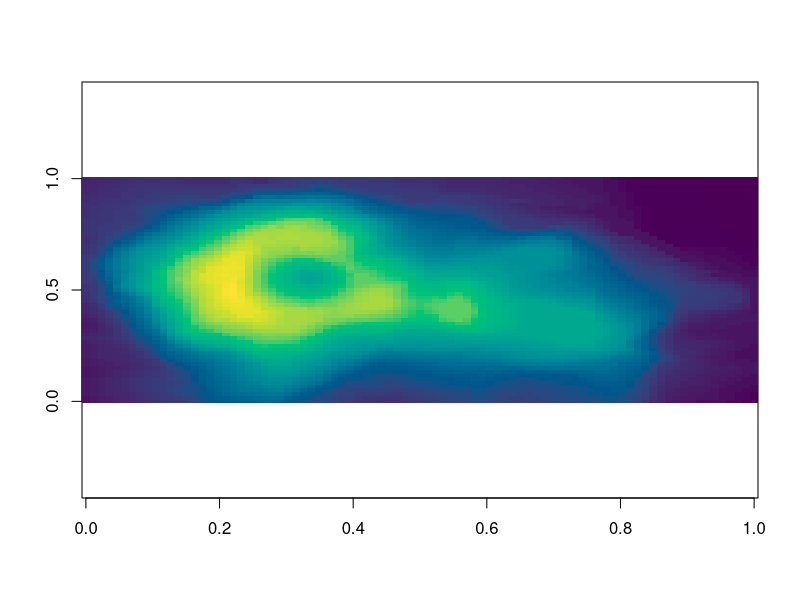
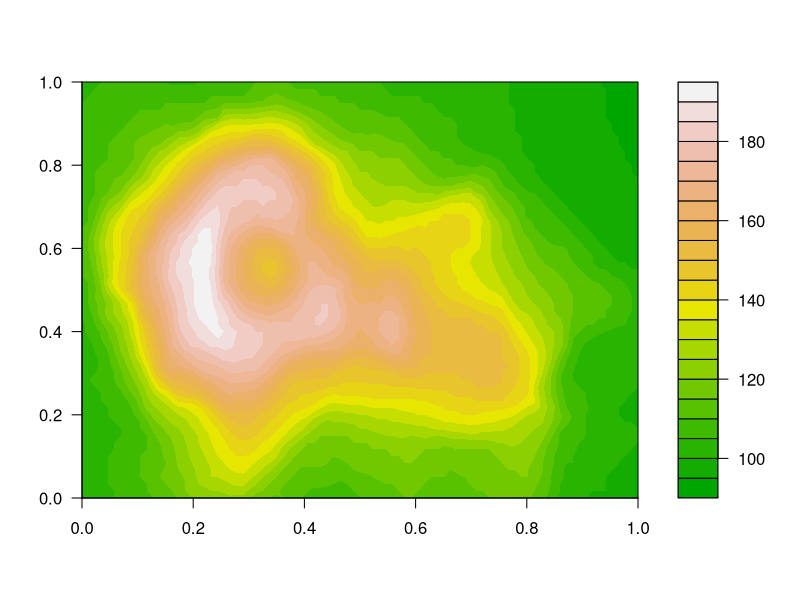
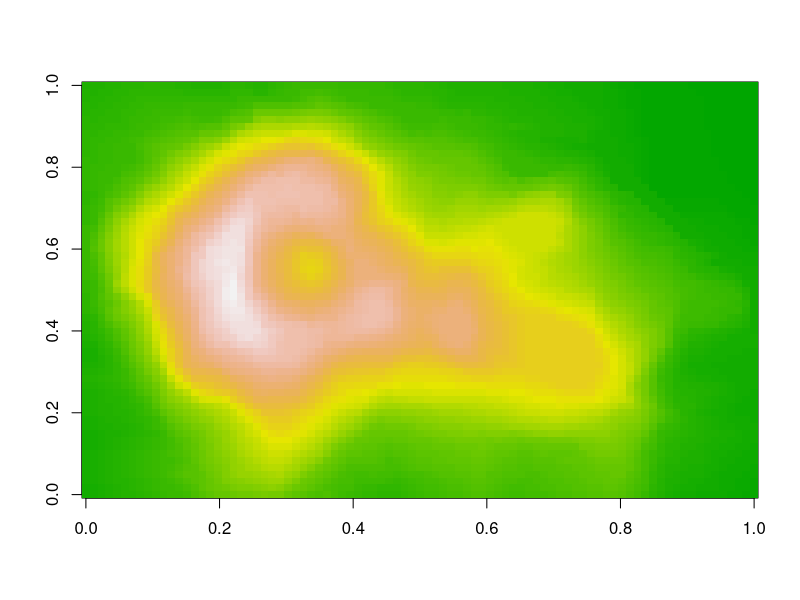
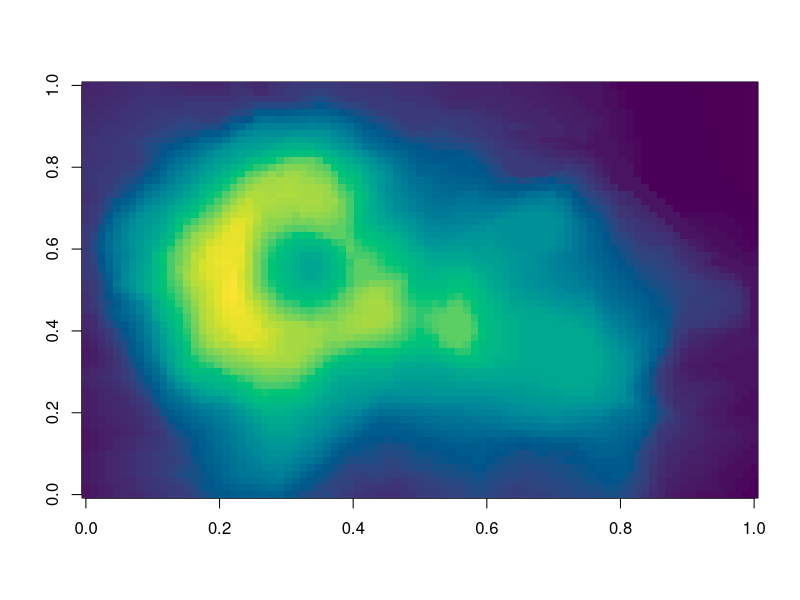
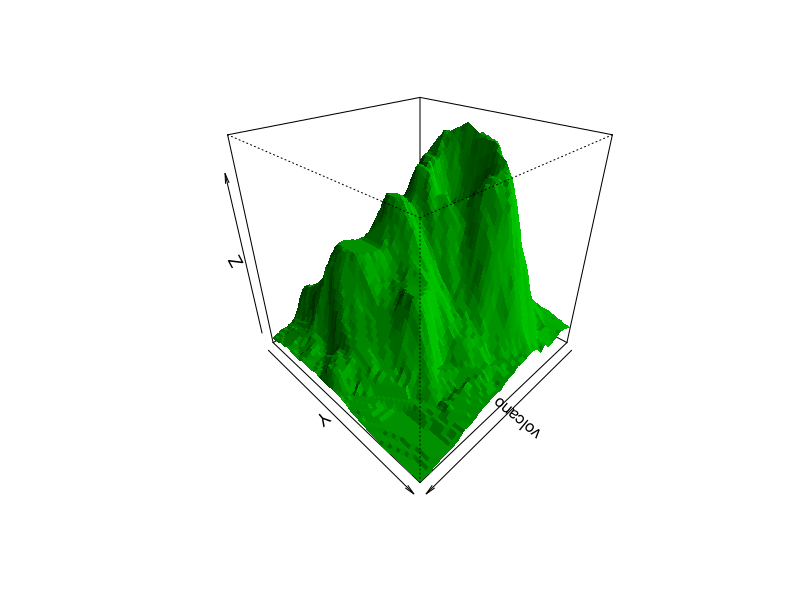
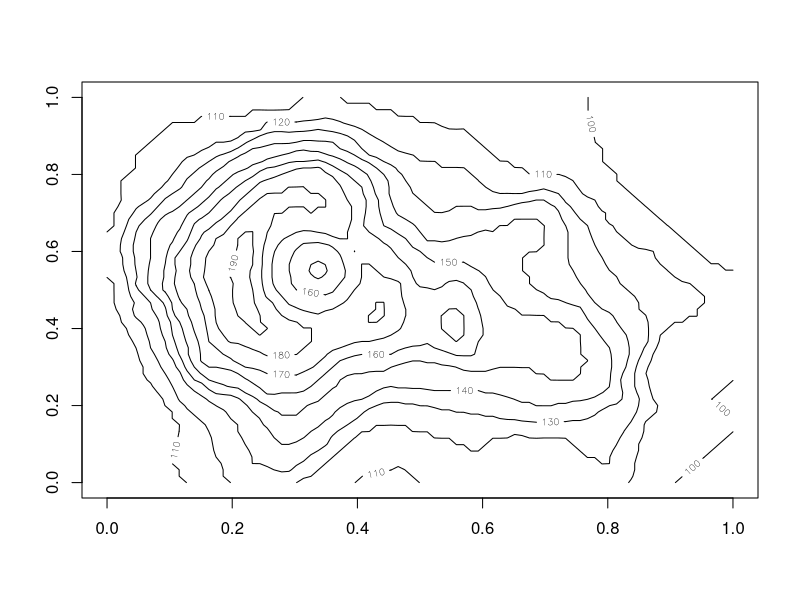
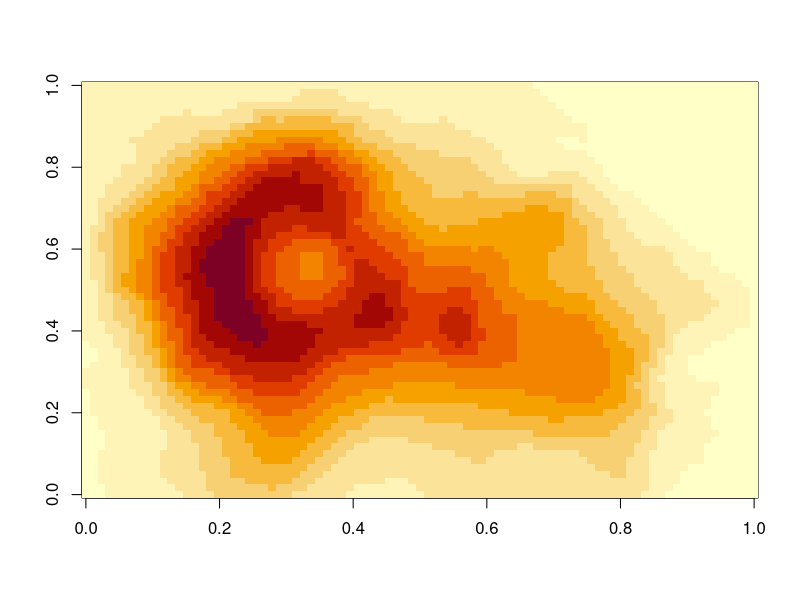
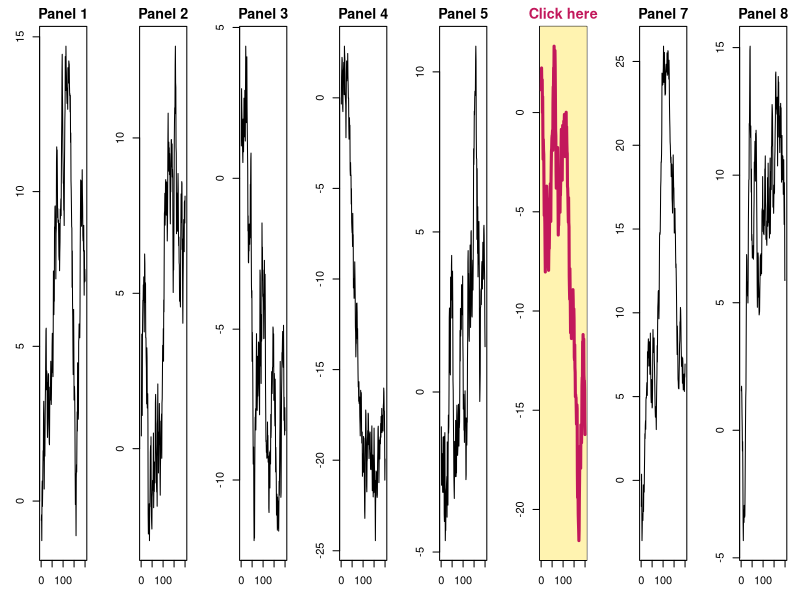

Generate these figures, in order, with R:
## ---- chunk 1
#| panzoom: true
#| fig-width: 12
#| fig-height: 4

image(volcano, col = hcl.colors(100, "Viridis"), asp = 1 / 3)
## ---- chunk 2
#| label: fig-volcano
#| fig-cap: "Maunga Whau volcano."
#| panzoom:
#|   max-zoom: 10
#|   hint: false

filled.contour(volcano, color.palette = terrain.colors)
## ---- chunk 3
#| include: false

png("images/volcano.png", width = 1600, height = 1100)
persp(volcano, theta = 135, phi = 30, col = "green3", shade = 0.5, border = NA)
invisible(dev.off())
## ---- chunk 4
#| echo: false
#| fig-cap: "A code cell's plot in a `.panzoom` div."

image(volcano, col = terrain.colors(100))
## ---- chunk 5
#| panzoom:
#|   group: volcano-views
#| fig-cap:
#|   - "Volcano heights as an image."
#|   - "The same data as a perspective plot."
#| layout-ncol: 2

image(volcano, col = hcl.colors(100, "Viridis"))
persp(volcano, theta = 135, phi = 30, col = "green3", shade = 0.5, border = NA)
## ---- chunk 6
#| label: fig-volcano-sub
#| fig-cap: "Two views of Maunga Whau, as subfigures."
#| fig-subcap: ["Contours", "Filled contours"]
#| layout-ncol: 2
#| panzoom: true

contour(volcano)
image(volcano)
## ---- chunk 7
#| panzoom:
#|   fit: height
#| fig-width: 16
#| fig-height: 2
#| fig-cap: "Eight random walks, side by side. The viewer opens on the panel you clicked."

set.seed(1)
par(mfrow = c(1, 8), mar = c(3, 3, 2, 1), cex.main = 1.3)
for (i in 1:8) {
  y <- cumsum(rnorm(200))
  if (i == 6) {
    plot(y, type = "n", main = "Click here", col.main = "#c2185b")
    usr <- par("usr")
    rect(usr[1], usr[3], usr[2], usr[4], col = "#fff3b0", border = NA)
    lines(y, col = "#c2185b", lwd = 3)
  } else {
    plot(y, type = "l", main = paste("Panel", i))
  }
}
## ---- chunk 8
#| fig-cap: "The standard normal density, $\\varphi(x)$."
#| panzoom:
#|   description: "$\\varphi(x) = \\frac{1}{\\sqrt{2\\pi}} e^{-x^2/2}$. The shaded area is $P(|X| < 1) \\approx 0.683$."

x <- seq(-4, 4, length.out = 400)
plot(x, dnorm(x), type = "l", lwd = 2, xlab = "x", ylab = "density")
inner <- abs(x) < 1
polygon(c(-1, x[inner], 1), c(0, dnorm(x[inner]), 0), col = "grey85", border = NA)
lines(x, dnorm(x), lwd = 2)
## ---- chunk 9
contour(volcano)
